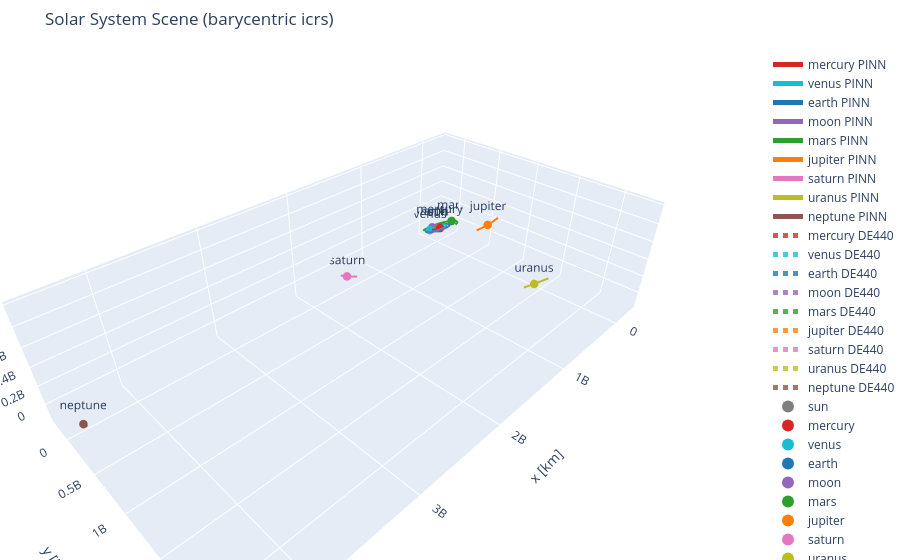

The cell this chart's notebook holds for it:
### Code cell
import numpy as np

from solsys_emulator.config import DEFAULT_CHECKPOINT_PATH, DEFAULT_KERNEL_PATH
from solsys_emulator.de440_dataset import find_local_kernel, load_kernel, sample_states
from solsys_emulator.inference import EphemerisEmulator
from solsys_emulator.train import load_checkpoint
from solsys_emulator.time_frames import build_time_grid
from solsys_emulator.viz_3d import plot_scene

emu = EphemerisEmulator.from_checkpoint(DEFAULT_CHECKPOINT_PATH)

ckpt_meta = load_checkpoint(DEFAULT_CHECKPOINT_PATH)
train_meta = ckpt_meta.get('train_config', {})
print('Checkpoint split_mode:', train_meta.get('split_mode'))
print('Checkpoint nbody_loss_weight:', train_meta.get('nbody_loss_weight'))

# Tutti i corpi dinamici nel checkpoint (esclude il Sole dalle traiettorie)
bodies_to_compare = [b for b in emu.bodies if b.lower() != 'sun']
print('Corpi in confronto:', bodies_to_compare)

dt_plot_seconds = 21600.0  # 6 ore
plot_t0 = '2025-01-01T00:00:00'
plot_t1 = '2026-01-01T00:00:00'

# Traiettorie PINN
pred_traj = {
    body: emu.predict_trajectory(body, plot_t0, plot_t1, dt_plot_seconds)
    for body in bodies_to_compare
}

# Traiettorie vere da DE440/DE441 (strict)
kernel_path = find_local_kernel([DEFAULT_KERNEL_PATH])
if kernel_path is None:
    raise RuntimeError('Nessun kernel DE440/DE441 trovato in data/.')

kernel = load_kernel(kernel_path)
_, time_grid = build_time_grid(plot_t0, plot_t1, dt_plot_seconds)
true_states, meta = sample_states(time_grid, bodies=bodies_to_compare, kernel=kernel)
true_traj = {body: true_states[:, idx, :3] for idx, body in enumerate(bodies_to_compare)}

print('Kernel usato:', kernel_path)
print('Source:', meta.get('source'))

for body in bodies_to_compare:
    err = pred_traj[body] - true_traj[body]
    rmse = np.sqrt(np.mean(np.sum(err * err, axis=1)))
    print(f'{body:8s} RMSE position [km]: {rmse:,.2f}')

state_t = emu.predict_state('2025-06-01T00:00:00')
fig = plot_scene(
    states_at_t=state_t,
    trajectories=pred_traj,
    reference_trajectories=true_traj,
    reference_label='DE440',
    frame_label='barycentric icrs',
    units_label='km',
)
fig.show()

### Figure 1 — Plotly figure (JSON) as saved in the notebook; plotly's stock layout.template omitted (floating-point values rounded to 4 significant figures; data arrays with more than 128 entries replaced by an {"elided": "..."} marker saying what was removed)
{"data": [{"line": {"color": "#d62728", "width": 4}, "mode": "lines", "name": "mercury PINN", "x": {"elided": "1461 float values"}, "y": {"elided": "1461 float values"}, "z": {"elided": "1461 float values"}, "type": "scatter3d"}, {"line": {"color": "#17becf", "width": 4}, "mode": "lines", "name": "venus PINN", "x": {"elided": "1461 float values"}, "y": {"elided": "1461 float values"}, "z": {"elided": "1461 float values"}, "type": "scatter3d"}, {"line": {"color": "#1f77b4", "width": 4}, "mode": "lines", "name": "earth PINN", "x": {"elided": "1461 float values"}, "y": {"elided": "1461 float values"}, "z": {"elided": "1461 float values"}, "type": "scatter3d"}, {"line": {"color": "#9467bd", "width": 4}, "mode": "lines", "name": "moon PINN", "x": {"elided": "1461 float values"}, "y": {"elided": "1461 float values"}, "z": {"elided": "1461 float values"}, "type": "scatter3d"}, {"line": {"color": "#2ca02c", "width": 4}, "mode": "lines", "name": "mars PINN", "x": {"elided": "1461 float values"}, "y": {"elided": "1461 float values"}, "z": {"elided": "1461 float values"}, "type": "scatter3d"}, {"line": {"color": "#ff7f0e", "width": 4}, "mode": "lines", "name": "jupiter PINN", "x": {"elided": "1461 float values"}, "y": {"elided": "1461 float values"}, "z": {"elided": "1461 float values"}, "type": "scatter3d"}, {"line": {"color": "#e377c2", "width": 4}, "mode": "lines", "name": "saturn PINN", "x": {"elided": "1461 float values"}, "y": {"elided": "1461 float values"}, "z": {"elided": "1461 float values"}, "type": "scatter3d"}, {"line": {"color": "#bcbd22", "width": 4}, "mode": "lines", "name": "uranus PINN", "x": {"elided": "1461 float values"}, "y": {"elided": "1461 float values"}, "z": {"elided": "1461 float values"}, "type": "scatter3d"}, {"line": {"color": "#8c564b", "width": 4}, "mode": "lines", "name": "neptune PINN", "x": {"elided": "1461 float values"}, "y": {"elided": "1461 float values"}, "z": {"elided": "1461 float values"}, "type": "scatter3d"}, {"line": {"color": "#d62728", "dash": "dot", "width": 2}, "mode": "lines", "name": "mercury DE440", "opacity": 0.8, "x": {"elided": "1461 float values"}, "y": {"elided": "1461 float values"}, "z": {"elided": "1461 float values"}, "type": "scatter3d"}, {"line": {"color": "#17becf", "dash": "dot", "width": 2}, "mode": "lines", "name": "venus DE440", "opacity": 0.8, "x": {"elided": "1461 float values"}, "y": {"elided": "1461 float values"}, "z": {"elided": "1461 float values"}, "type": "scatter3d"}, {"line": {"color": "#1f77b4", "dash": "dot", "width": 2}, "mode": "lines", "name": "earth DE440", "opacity": 0.8, "x": {"elided": "1461 float values"}, "y": {"elided": "1461 float values"}, "z": {"elided": "1461 float values"}, "type": "scatter3d"}, {"line": {"color": "#9467bd", "dash": "dot", "width": 2}, "mode": "lines", "name": "moon DE440", "opacity": 0.8, "x": {"elided": "1461 float values"}, "y": {"elided": "1461 float values"}, "z": {"elided": "1461 float values"}, "type": "scatter3d"}, {"line": {"color": "#2ca02c", "dash": "dot", "width": 2}, "mode": "lines", "name": "mars DE440", "opacity": 0.8, "x": {"elided": "1461 float values"}, "y": {"elided": "1461 float values"}, "z": {"elided": "1461 float values"}, "type": "scatter3d"}, {"line": {"color": "#ff7f0e", "dash": "dot", "width": 2}, "mode": "lines", "name": "jupiter DE440", "opacity": 0.8, "x": {"elided": "1461 float values"}, "y": {"elided": "1461 float values"}, "z": {"elided": "1461 float values"}, "type": "scatter3d"}, {"line": {"color": "#e377c2", "dash": "dot", "width": 2}, "mode": "lines", "name": "saturn DE440", "opacity": 0.8, "x": {"elided": "1461 float values"}, "y": {"elided": "1461 float values"}, "z": {"elided": "1461 float values"}, "type": "scatter3d"}, {"line": {"color": "#bcbd22", "dash": "dot", "width": 2}, "mode": "lines", "name": "uranus DE440", "opacity": 0.8, "x": {"elided": "1461 float values"}, "y": {"elided": "1461 float values"}, "z": {"elided": "1461 float values"}, "type": "scatter3d"}, {"line": {"color": "#8c564b", "dash": "dot", "width": 2}, "mode": "lines", "name": "neptune DE440", "opacity": 0.8, "x": {"elided": "1461 float values"}, "y": {"elided": "1461 float values"}, "z": {"elided": "1461 float values"}, "type": "scatter3d"}, {"marker": {"color": "#7f7f7f", "size": 5}, "mode": "markers+text", "name": "sun", "text": ["sun"], "textposition": "top center", "x": [-692800.0], "y": [-741000.0], "z": [-295100.0], "type": "scatter3d"}, {"marker": {"color": "#d62728", "size": 5}, "mode": "markers+text", "name": "mercury", "text": ["mercury"], "textposition": "top center", "x": [6987000.0], "y": [39480000.0], "z": [20410000.0], "type": "scatter3d"}, {"marker": {"color": "#17becf", "size": 5}, "mode": "markers+text", "name": "venus", "text": ["venus"], "textposition": "top center", "x": [43550000.0], "y": [-90490000.0], "z": [-43470000.0], "type": "scatter3d"}, {"marker": {"color": "#1f77b4", "size": 5}, "mode": "markers+text", "name": "earth", "text": ["earth"], "textposition": "top center", "x": [-51470000.0], "y": [-131800000.0], "z": [-57120000.0], "type": "scatter3d"}, {"marker": {"color": "#9467bd", "size": 5}, "mode": "markers+text", "name": "moon", "text": ["moon"], "textposition": "top center", "x": [-51660000.0], "y": [-131600000.0], "z": [-57020000.0], "type": "scatter3d"}, {"marker": {"color": "#2ca02c", "size": 5}, "mode": "markers+text", "name": "mars", "text": ["mars"], "textposition": "top center", "x": [-247700000.0], "y": [12870000.0], "z": [12620000.0], "type": "scatter3d"}, {"marker": {"color": "#ff7f0e", "size": 5}, "mode": "markers+text", "name": "jupiter", "text": ["jupiter"], "textposition": "top center", "x": [-14760000.0], "y": [704600000.0], "z": [302400000.0], "type": "scatter3d"}, {"marker": {"color": "#e377c2", "size": 5}, "mode": "markers+text", "name": "saturn", "text": ["saturn"], "textposition": "top center", "x": [1425000000.0], "y": [-106700000.0], "z": [-105500000.0], "type": "scatter3d"}, {"marker": {"color": "#bcbd22", "size": 5}, "mode": "markers+text", "name": "uranus", "text": ["uranus"], "textposition": "top center", "x": [1586000000.0], "y": [2254000000.0], "z": [964900000.0], "type": "scatter3d"}, {"marker": {"color": "#8c564b", "size": 5}, "mode": "markers+text", "name": "neptune", "text": ["neptune"], "textposition": "top center", "x": [4470000000.0], "y": [18470000.0], "z": [-103700000.0], "type": "scatter3d"}], "layout": {"scene": {"xaxis": {"title": {"text": "x [km]"}, "showgrid": true, "zeroline": true}, "yaxis": {"title": {"text": "y [km]"}, "showgrid": true, "zeroline": true}, "zaxis": {"title": {"text": "z [km]"}, "showgrid": true, "zeroline": true}, "aspectmode": "data"}, "legend": {"itemsizing": "constant"}, "margin": {"l": 0, "r": 0, "t": 50, "b": 0}, "title": {"text": "Solar System Scene (barycentric icrs)"}}}
